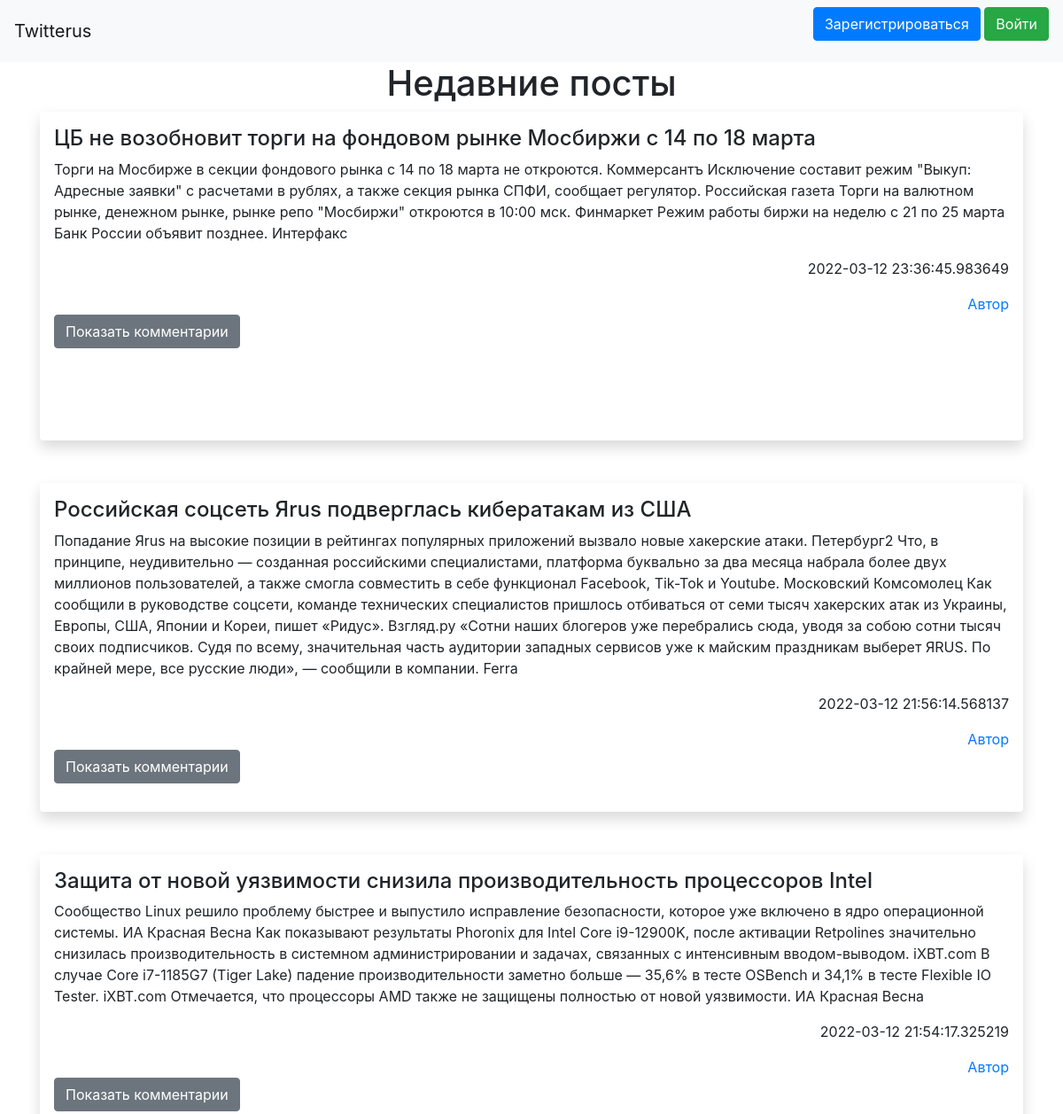
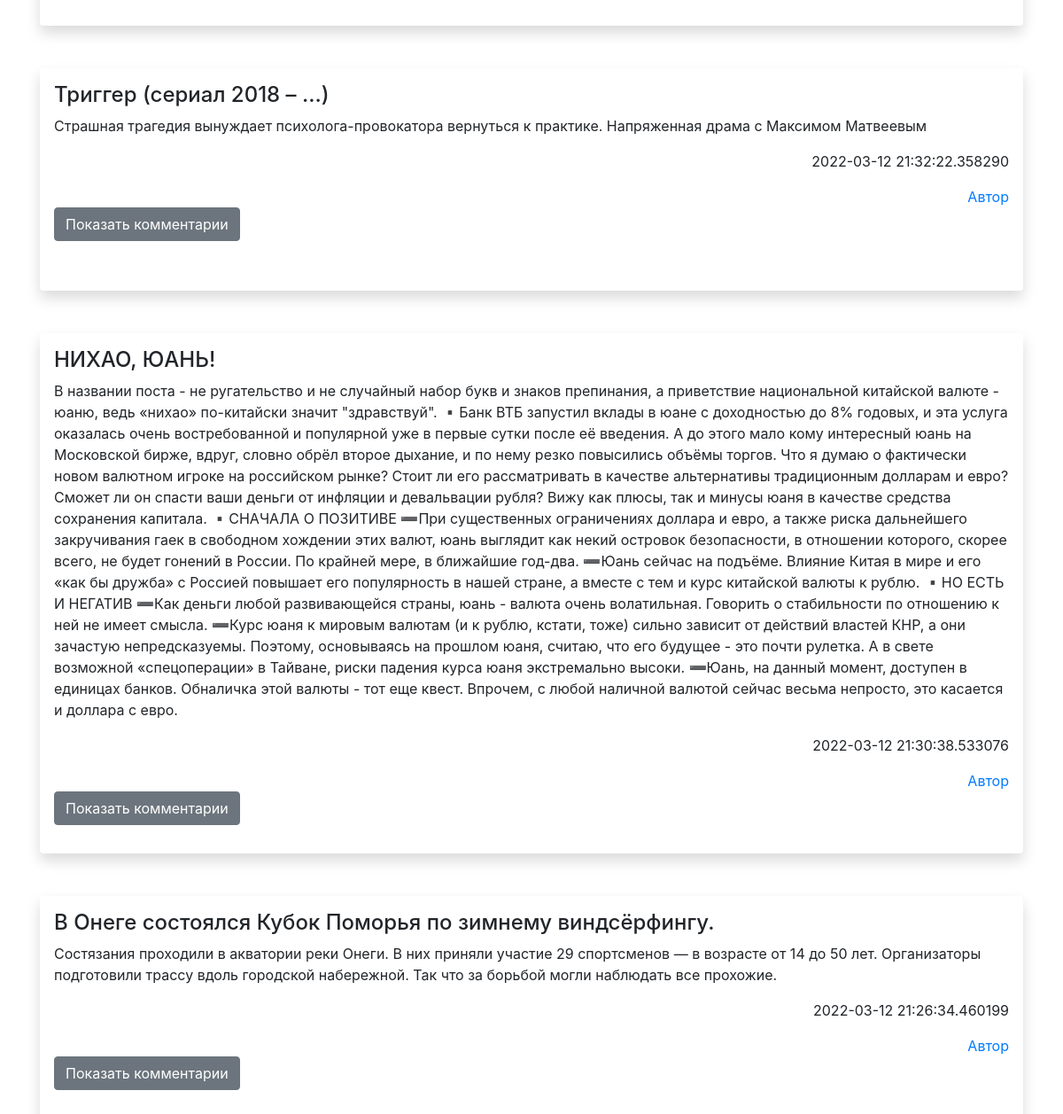
The page / on the database its author committed (2 pictures, top to bottom).
### data/posts.py (models this page shows)
class Post(SqlAlchemyBase, SerializerMixin):
    __tablename__ = 'posts'
    id = sqlalchemy.Column(sqlalchemy.Integer, primary_key=True, autoincrement=True)
    title = sqlalchemy.Column(sqlalchemy.String)
    creater_id = sqlalchemy.Column(sqlalchemy.Integer, sqlalchemy.ForeignKey("users.id"))
    text = sqlalchemy.Column(sqlalchemy.String)
    create_data = sqlalchemy.Column(sqlalchemy.DateTime, default=datetime.datetime.now)
    user = orm.relation('User')

### app.py (the view, shortened to what this page needs)
@app.route('/', methods=['GET', 'POST'])
def base_site():
    db_sess = db_session.create_session()
    posts = db_sess.query(Post).all()
    comments = db_sess.query(Comment).all()
    form = AddCommentForm()
    return render_template('index.html', posts=posts[::-1], comments=comments, title='Twitterus', form=form)

### data/db_session.py (called while the page is built)
def create_session() -> Session:
    global __factory
    return __factory()

### templates/index.html (shortened to what this page needs)
{% extends "base.html" %}
{% block content %}
<h1 align="center">Недавние посты</h1>
{% for item in posts %}
<div class="shadow p-3 mb-5 bg-body rounded">
    <h4>
        {{ item.title }}
    </h4>
    <p>{{ item.text }}</p>
    <div align="right">
        <p>{{ item.create_data }}</p>
        <a href="/user/{{ item.creater_id }}" class="link-primary">Автор</a>
    </div>
    <p>
        <button class="btn btn-secondary" type="button" data-bs-toggle="collapse" data-bs-target="#collapseWidthExample{{ item.id }}" aria-expanded="false" aria-controls="collapseWidthExample{{ item.id }}">
            Показать комментарии
        </button>
    </p>
    {% for com in comments[::-1] %}
        {% if com.main_post == item.id %}
        <br>
        {% endif %}
    {% endfor %}
</div>
{% endfor %}
{% endblock %}

### templates/base.html (shortened to what this page needs)
<!doctype html>
<html lang="en">
<head>
    <link rel="stylesheet"
          href="https://stackpath.bootstrapcdn.com/bootstrap/4.4.1/css/bootstrap.min.css"
>
</head>
<body>
<header>
    <nav class="navbar navbar-light bg-light">
        <a class="navbar-brand" href="/">Twitterus</a>
        {% if current_user.is_authenticated %}
            <div class="dropdown">
            <a class="btn btn-secondary" href="/add_post">Добавить пост</a>
              <button class="btn btn-secondary dropdown-toggle" type="button" id="dropdownMenuButton1" data-bs-toggle="dropdown" aria-expanded="false">
                {{ current_user.nick }}
              </button>
              <ul class="dropdown-menu" aria-labelledby="dropdownMenuButton1">
                <li><a class="dropdown-item" href="/user/{{ current_user.id }}">Мой профиль</a></li>
                <li><a class="dropdown-item" href="/edit/{{ current_user.id }}">Редактировать профиль</a></li>
                <li><a class="dropdown-item" href="/logout">Выйти</a></li>
              </ul>
            </div>
        {% else %}
            <p>
                <a class="btn btn-primary " href="/register">Зарегистрироваться</a>
                <a class="btn btn-success" href="/login">Войти</a>
            </p>
        {% endif %}
    </nav>
</header>
<main role="main" class="container">
    {% block content %}{% endblock %}
</main>
</body>
</html>

### rows shown on the page
Post: title "ЦБ не возобновит торги на фондовом рынке Мосбиржи с 14 по 18 марта", text "Торги на Мосбирже в секции фондового рынка с 14 по 18 марта не откроются. Коммерсантъ Исключение составит режим \"Выкуп: Адресные заявки\" с расчетами в рублях, а также секция рынка СПФИ, сообщает регулятор. Российская газета Торги на валютном рынке, денежном рынке, рынке репо \"Мосбиржи\" откроются в 10:00 мск. Финмаркет Режим работы биржи на неделю с 21 по 25 марта Банк России объявит позднее. Интерфакс", create_data "2022-03-12 23:36:45.983649"
Post: title "Российская соцсеть Яrus подверглась кибератакам из США", text "Попадание Яrus на высокие позиции в рейтингах популярных приложений вызвало новые хакерские атаки. Петербург2 Что, в принципе, неудивительно — созданная российскими специалистами, платформа буквально за два месяца набрала более двух миллионов пользователей, а также смогла совместить в себе функционал Facebook, Tik-Tok и Youtube. Московский Комсомолец Как сообщили в руководстве соцсети, команде технических специалистов пришлось отбиваться от семи тысяч хакерских атак из Украины, Европы, США, Японии и Кореи, пишет «Ридус». Взгляд.ру «Сотни наших блогеров уже перебрались сюда, уводя за собою сотни тысяч своих подписчиков. Судя по всему, значительная часть аудитории западных сервисов уже к…", create_data "2022-03-12 21:56:14.568137"
Post: title "Защита от новой уязвимости снизила производительность процессоров Intel", text "Сообщество Linux решило проблему быстрее и выпустило исправление безопасности, которое уже включено в ядро операционной системы. ИА Красная Весна Как показывают результаты Phoronix для Intel Core i9-12900K, после активации Retpolines значительно снизилась производительность в системном администрировании и задачах, связанных с интенсивным вводом-выводом. iXBT.com В случае Core i7-1185G7 (Tiger Lake) падение производительности заметно больше — 35,6% в тесте OSBench и 34,1% в тесте Flexible IO Tester. iXBT.com Отмечается, что процессоры AMD также не защищены полностью от новой уязвимости. ИА Красная Весна", create_data "2022-03-12 21:54:17.325219"
Post: title "Триггер (сериал 2018 – ...)", text "Страшная трагедия вынуждает психолога-провокатора вернуться к практике. Напряженная драма с Максимом Матвеевым", create_data "2022-03-12 21:32:22.358290"
Post: title "НИХАО, ЮАНЬ!", text "В названии поста - не ругательство и не случайный набор букв и знаков препинания, а приветствие национальной китайской валюте - юаню, ведь «нихао» по-китайски значит \"здравствуй\". ▪️Банк ВТБ запустил вклады в юане с доходностью до 8% годовых, и эта услуга оказалась очень востребованной и популярной уже в первые сутки после её введения. А до этого мало кому интересный юань на Московской бирже, вдруг, словно обрёл второе дыхание, и по нему резко повысились объёмы торгов. Что я думаю о фактически новом валютном игроке на российском рынке? Стоит ли его рассматривать в качестве альтернативы традиционным долларам и евро? Сможет ли он спасти ваши деньги от инфляции и девальвации рубля? Вижу как…", create_data "2022-03-12 21:30:38.533076"
Post: title "В Онеге состоялся Кубок Поморья по зимнему виндсёрфингу.", text "Состязания проходили в акватории реки Онеги. В них приняли участие 29 спортсменов — в возрасте от 14 до 50 лет. Организаторы подготовили трассу вдоль городской набережной. Так что за борьбой могли наблюдать все прохожие.", create_data "2022-03-12 21:26:34.460199"
